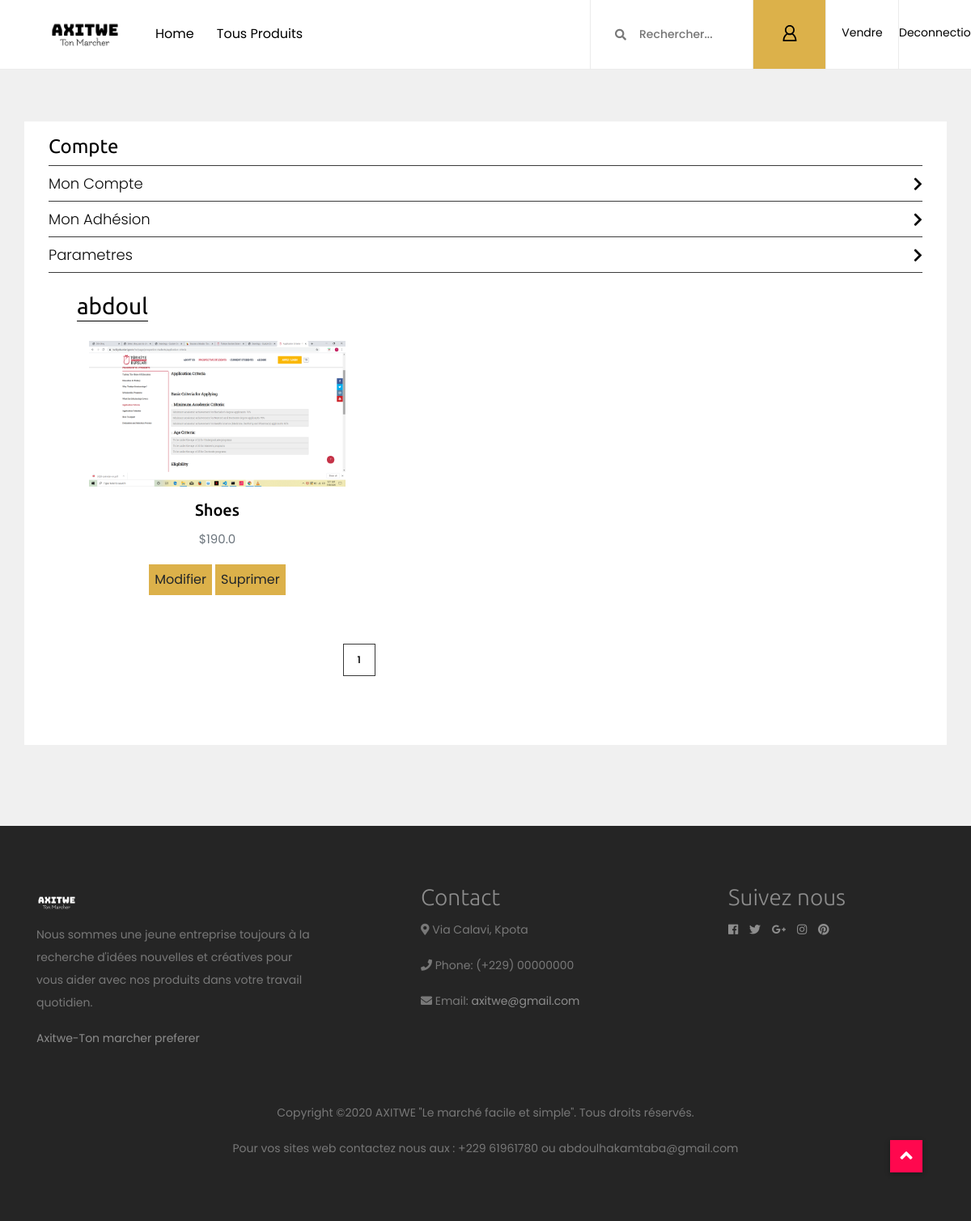
The page /dashboard/ (signed in) on the database its author committed.
### shop/models.py (models this page shows, shortened)
class UserName(models.Model):
    user = models.ForeignKey(settings.AUTH_USER_MODEL, on_delete=models.CASCADE, related_name='user_user')
    username = models.CharField(max_length=20, blank=True, null=True)

class Item(models.Model):
    user = models.ForeignKey(settings.AUTH_USER_MODEL, on_delete=models.CASCADE)
    call_number = models.CharField(max_length=8)
    whatsapp_number = models.CharField(max_length=8)
    location = models.CharField(max_length=100)
    title = models.CharField(max_length = 100)
    price = models.FloatField()
    category = models.ForeignKey(Subcategory, on_delete=models.CASCADE)
    slug = models.SlugField()
    description = models.TextField()
    image = models.ImageField(blank=True, null=False)
    timestamp = models.DateTimeField(auto_now_add=True)
    new = models.BooleanField(default=False)
    negotiable = models.BooleanField(default=False)
    def get_absolute_url(self):
        return reverse('product-detail', kwargs={
            'slug':self.slug
        })

### my_account/views.py (the view)
# urls.py: path('', me_account, name='me-account'),
@login_required
def me_account(request):
    items = Item.objects.filter(user=request.user)
    username = UserName.objects.filter(user=request.user)
    if username:
        username_uno = username[0]
    else:
        username_uno = request.user.username
    '''
    items_user = MyAccount(
        user = request.user,
    )
    items_user.save()
    items_user.item.set(items)

    user_item = MyAccount.objects.all()
    '''
    it_len = len(items)
    itemss = order_by_cash(items, request)
    res = paginatora(request, itemss)
    print(res)
    context = {
        'item':itemss,
        'items':res[0],
        'it_len':it_len,
        'page_request_var':res[1],
        'usernamo':username_uno,
    }
    return render(request, 'me_account.html', context)

### my_account/views.py (called while the page is built)
def paginatora(request, itemo):
    paginator = Paginator(itemo, 2)
    page_request_var = 'page'
    page = request.GET.get(page_request_var)
    try:
        paginated_queryset = paginator.page(page)
    except PageNotAnInteger:
        paginated_queryset = paginator.page(1)
    except EmptyPage:
        paginated_queryset= paginator.page(paginator.num_pages)
    result = []
    result.append(paginated_queryset)
    result.append(page_request_var)
    return result

def order_by_cash(item, request):
    select_sort = request.GET.get('select_sort')
    if select_sort == 'Price: $$ - $':
        return item.order_by('-price')
    elif select_sort == 'Price: $ - $$':
        return item.order_by('price')
    else:
        return item

### my_account/templates/me_account.html (shortened to what this page needs)
{% extends 'my_account.html' %}
{% load static %}
{% block extra_block %}
<div class="row" style="width: 100%;">
    {% if usernamo.username %}
    <h3 style="border-bottom: 1px solid black; font-weight: 400;">{{usernamo.username}}</h3>
    {% else %}
    <h3 style="border-bottom: 1px solid black; font-weight: 400;">{{usernamo.user.username}}</h3>
    {% endif %}
</div>
{% if item.exists %}
<div class="row">
    <div class="col-lg-9 order-1 order-lg-2 mb-5 mb-lg-0">
        <div class="row mt-3">
        {% for item in items %}
        <div class="col-lg-6 col-sm-6">
            <div class="product text-center">
                <div class="mb-3 position-relative">
                    <a class="d-block" href="{{item.get_absolute_url}}">
                        <img class="img-fluid w-100 reg_img" src="{{ item.image.url }}" alt="...">
                    </a>
                </div>
                <h6>
                    <a class="reset-anchor reg_title" href="{{item.get_absolute_url}}" style="font-weight: 500; font-size: 20px;">{{item.title}}</a>
                </h6>
                <p class="small text-muted" style="font-size: 15px;">${{ item.price }}</p>
                <div class="the_btn_thing" style="margin-bottom: 5px;"><a href="#{{item.slug}}-modifier" data-toggle="modal" class="btn btn-primary" style="padding: 6px;">Modifier</a></div>
                <div class="the_btn_thing" style="margin-bottom: 5px;"><a href="#{{ item.slug }}" data-toggle="modal" class="btn btn-primary" style="padding:6px;">Suprimer</a></div>
            </div>
        </div>
        {% endfor %}
        </div>
        <nav aria-label="navigation" style="margin-left: 45%;">
            <ul class="pagination mt-50 mb-70">
                <li class="page-item"><a class="page-link" href="?{{page_request_var}}={{ items.number }}">{{ items.number }}</a></li>
            </ul>
        </nav>
    </div>
</div>
{% endif %}
{% endblock %}

### shop/static/css/core-style.css (style rules this page uses)
* { margin: 0; padding: 0; }
body { font-family: "Poppins", sans-serif; font-size: 15px; background-color: rgb(240, 240, 240); box-sizing: border-box; margin-top: 85px; }
h1, h2, h3, h4, h5, h6 { color: #000000; line-height: 1.3; font-weight: 700; font-family: "Ubuntu", sans-serif; }
p { color: #787878; font-size: 14px; line-height: 2; font-weight: 400; }
a { -webkit-transition: all 500ms ease 0s; transition: all 500ms ease 0s; text-decoration: none; outline: 0 solid transparent; color: #000000; }
ul, ol { margin: 0; }
ul li, ol li { list-style: none; }
img { height: auto; max-width: 100%; }
.mt-50 { margin-top: 50px !important; }
.mb-70 { margin-bottom: 70px !important; }
.product { transition: all 0.1s; margin-bottom: 5px; }
.product img { filter: grayscale(0%); transition: all 0.3s; }
.product .reg_img { height: 180px; }
.pagination { position: relative; z-index: 1; }
.pagination .page-item .page-link { width: 40px; height: 40px; border: 1px solid #383838; font-size: 12px; font-weight: 600; line-height: 38px; padding: 0; text-align: center; color: #1f1f1f; }
.pagination .page-item:first-child { margin-right: 15px; }
.pagination .page-item:first-child .page-link { margin-left: 0; border-top-left-radius: 0; border-bottom-left-radius: 0; }
.pagination .page-item:last-child { margin-left: 15px; }
.pagination .page-item:last-child .page-link { margin-left: 0; border-top-right-radius: 0; border-bottom-right-radius: 0; }
.btn { font-weight: 400; border: 1px solid transparent; font-family: inherit; padding: 0.375rem 1.5rem; font-size: 1rem; line-height: 1.5; border-radius: 0; transition: color 0.15s ease-in-out, background-color 0.15s ease-in-out, border-color 0.15s ease-in-out, box-shadow 0.15s ease-in-out; }
.btn-primary { color: #212529; background-color: #dcb14a; border-color: #dcb14a; }
.the_btn_thing { display: inline-block; }

### rows shown on the page
UserName: user.username "abdoul"
Item: image (picture), title "Shoes", price "190.0"

### other values the page prints
{{ items.number }} "1"
